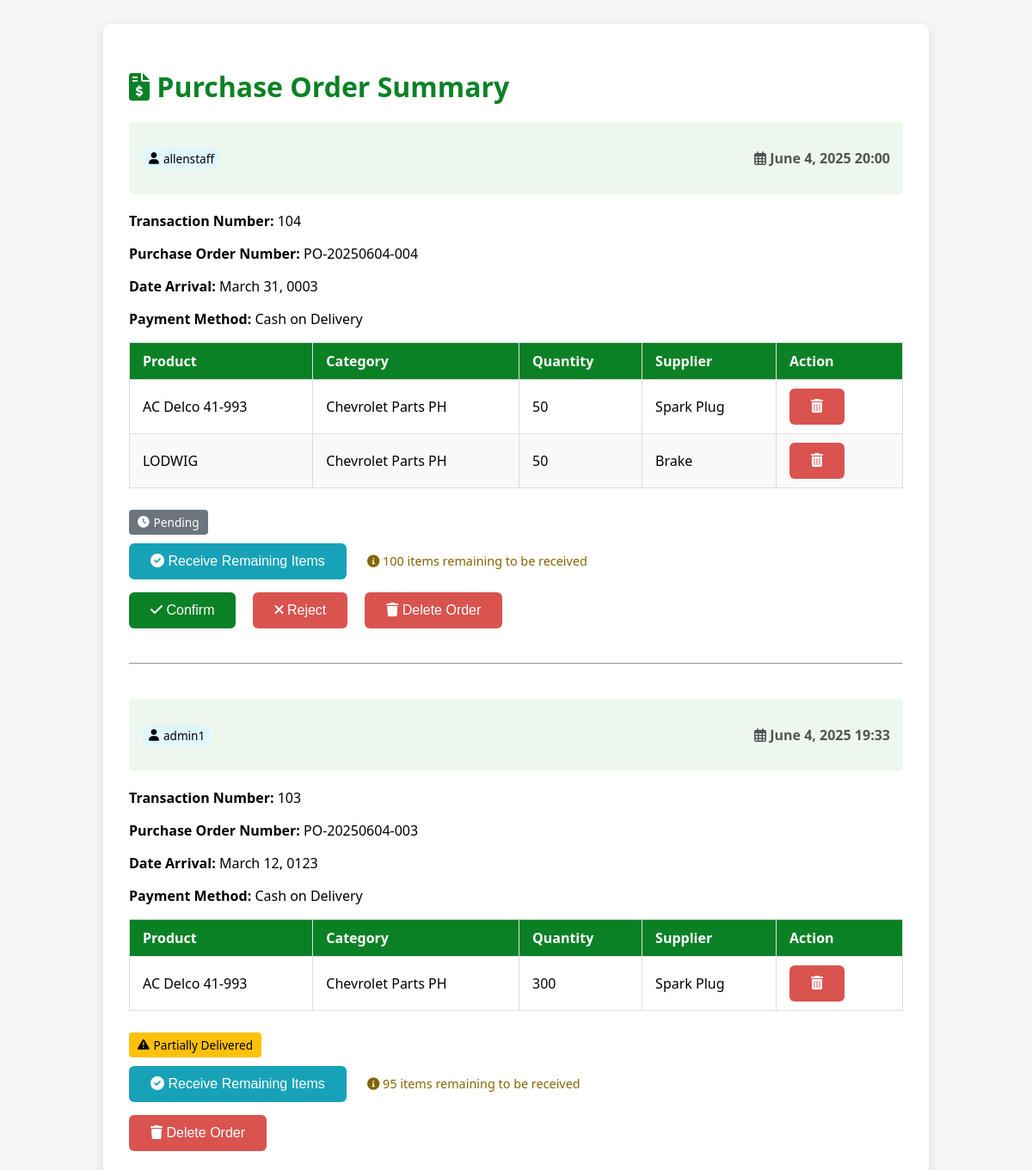
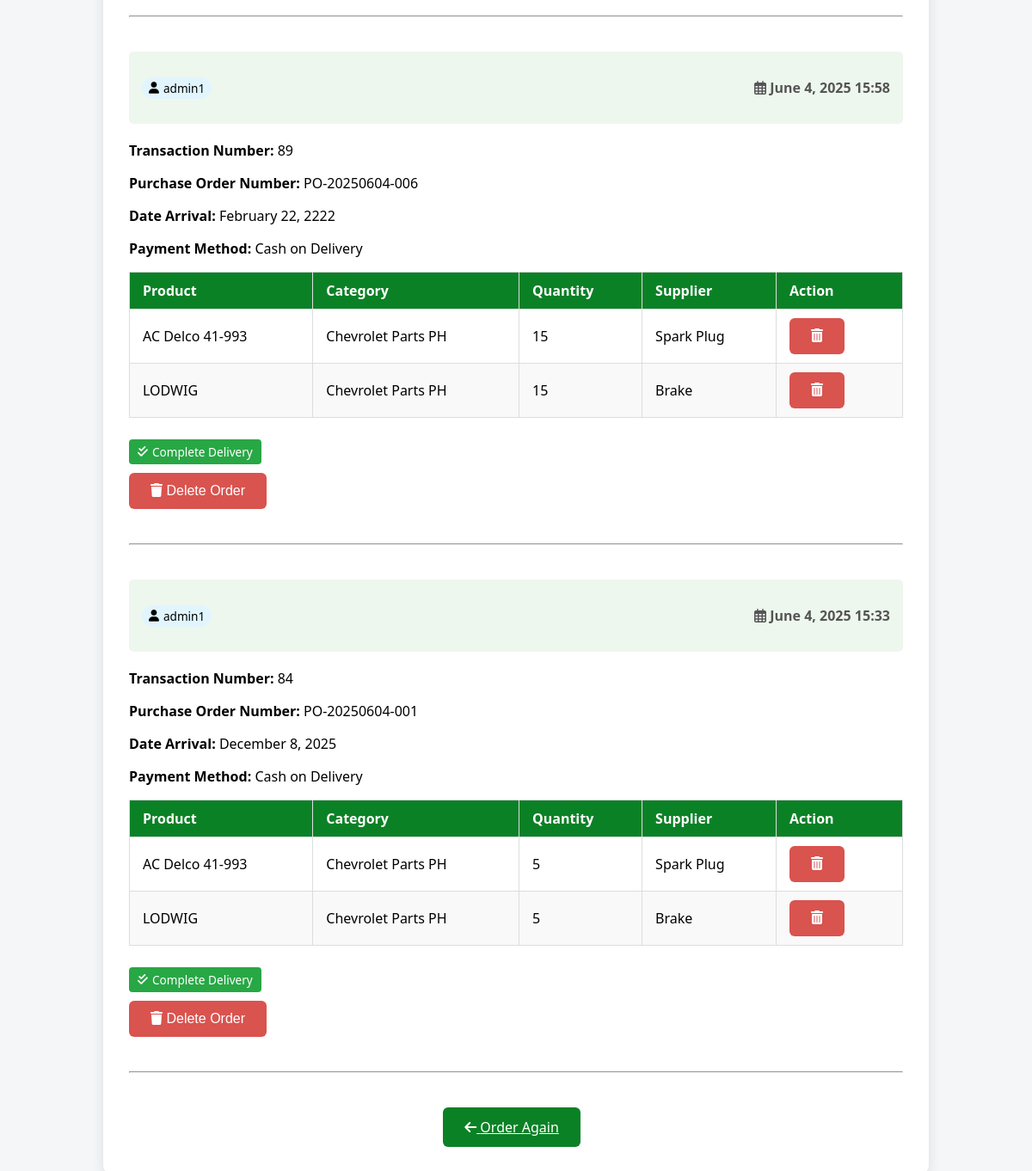
Page /purchase_order_summary.php (signed in) on the committed database (2 pictures, top to bottom).
### tables this page shows
CREATE TABLE `purchase_orders` (
  `order_id` int(11) NOT NULL,
  `user_id` int(11) NOT NULL,
  `notes` text DEFAULT NULL,
  `order_date` datetime DEFAULT current_timestamp(),
  `is_confirmed` tinyint(1) NOT NULL DEFAULT 0,
  `order_status` enum('pending','confirmed','rejected') NOT NULL DEFAULT 'pending',
  `payment_method` varchar(50) DEFAULT NULL,
  `payment_terms` varchar(50) DEFAULT NULL,
  `expected_arrival` date DEFAULT NULL,
  `actual_arrival` date DEFAULT NULL,
  `order_number` varchar(50) NOT NULL,
  `category` varchar(100) NOT NULL,
  `product_id` varchar(100) NOT NULL,
  `purchase_order_number` varchar(20) DEFAULT NULL,
  `receiving_notes` text DEFAULT NULL,
  `remaining_quantity` int(11) DEFAULT 0
);

CREATE TABLE `users` (
  `user_id` int(11) NOT NULL,
  `username` varchar(50) NOT NULL,
  `password` varchar(255) NOT NULL,
  `role` enum('admin','staff','manager') NOT NULL DEFAULT 'staff'
);

CREATE TABLE `purchase_order_items` (
  `item_id` int(11) NOT NULL,
  `order_id` int(11) NOT NULL,
  `product_name` varchar(255) NOT NULL,
  `category` varchar(100) NOT NULL,
  `quantity` int(11) NOT NULL,
  `supplier_name` varchar(255) DEFAULT NULL,
  `actual_quantity_received` int(11) DEFAULT NULL,
  `product_id` int(11) NOT NULL,
  `supplier` varchar(255) DEFAULT NULL,
  `received_qty` int(11) DEFAULT NULL,
  `defective_qty` int(11) DEFAULT 0,
  `defect_notes` text DEFAULT NULL
);

CREATE TABLE `products` (
  `product_id` int(11) NOT NULL,
  `name` varchar(100) NOT NULL,
  `quantity` int(11) NOT NULL DEFAULT 0,
  `price` decimal(10,2) NOT NULL,
  `category` varchar(50) DEFAULT NULL,
  `min_stock_level` int(11) DEFAULT 10,
  `last_updated` timestamp NOT NULL DEFAULT current_timestamp() ON UPDATE current_timestamp(),
  `is_active` tinyint(1) DEFAULT 1,
  `warranty_period` varchar(50) DEFAULT NULL,
  `warranty_terms` text DEFAULT NULL,
  `vin_code` varchar(17) DEFAULT NULL,
  `supplier_id` int(11) DEFAULT NULL,
  `supplier` varchar(100) DEFAULT NULL
);

### purchase_order_summary.php (the view, shortened to what this page needs)
<?php
require_once __DIR__ . '/includes/config.php';
if ($_SESSION['role'] === 'manager') {
    $order_sql = "SELECT po.*, u.username,
                 (SELECT SUM(poi.quantity - IFNULL(poi.received_qty, 0))
                  FROM purchase_order_items poi
                  WHERE poi.order_id = po.order_id) AS remaining_quantity
                 FROM purchase_orders po
                 JOIN users u ON po.user_id = u.user_id
                 ORDER BY po.order_date DESC";
    $order_stmt = $conn->prepare($order_sql);
}
$order_stmt->execute();
$order_result = $order_stmt->get_result();
$orders = [];
while ($order = $order_result->fetch_assoc()) {
    $order_id = $order['order_id'];
    $orders[$order_id] = [
        'user_id' => $order['user_id'],
        'username' => $order['username'] ?? '',
        'order_number' => $order['order_number'],
        'expected_arrival' => $order['expected_arrival'],
        'payment_method' => $order['payment_method'],
        'payment_terms' => $order['payment_terms'],
        'notes' => $order['notes'],
        'order_date' => $order['order_date'],
        'order_status' => $order['order_status'] ?? 'pending',
        'remaining_quantity' => (int)($order['remaining_quantity'] ?? 0),
        'items' => []
    ];
    $items_sql = "SELECT poi.*, p.name as product_name, p.category, p.supplier
                 FROM purchase_order_items poi
                 LEFT JOIN products p ON poi.product_id = p.product_id
                 WHERE poi.order_id = ?";
    $items_stmt = $conn->prepare($items_sql);
    $items_stmt->bind_param("i", $order_id);
    $items_stmt->execute();
    $items_result = $items_stmt->get_result();
    while ($item = $items_result->fetch_assoc()) {
        $orders[$order_id]['items'][] = $item;
    }
}
?>
<!DOCTYPE html>
<html lang="en">
<head>
  <link rel="stylesheet" href="https://cdnjs.cloudflare.com/ajax/libs/font-awesome/6.0.0/css/all.min.css" />
</head>
<body>
  <div class="container">
    <h1><i class="fas fa-file-invoice-dollar"></i> Purchase Order Summary</h1>
    <?php foreach ($orders as $order_id => $order): ?>
    <div class="order-header">
      <?php if ($_SESSION['role'] === 'manager'): ?>
        <span class="user-badge"><i class="fas fa-user"></i> <?= htmlspecialchars($order['username']) ?></span>
      <?php endif; ?>
      <p class="order-date"><i class="far fa-calendar-alt"></i> <?= date('F j, Y H:i', strtotime($order['order_date'])) ?></p>
    </div>
    <p><strong>Transaction Number:</strong> <?= htmlspecialchars($order_id) ?></p>
    <p><strong>Purchase Order Number:</strong> <?= htmlspecialchars($order['order_number'] ?? '-') ?></p>
    <p><strong>Date Arrival:</strong> <?= !empty($order['expected_arrival']) ? date('F j, Y', strtotime($order['expected_arrival'])) : '-' ?></p>
    <p><strong>Payment Method:</strong> <?= htmlspecialchars($order['payment_method'] ?? '-') ?></p>
    <table>
      <thead>
        <tr>
          <th>Product</th>
          <th>Category</th>
          <th>Quantity</th>
          <th>Supplier</th>
          <th>Action</th>
        </tr>
      </thead>
      <tbody>
        <?php foreach ($order['items'] as $item): ?>
        <tr>
          <td><?= htmlspecialchars($item['product_name'] ?? '') ?></td>
          <td><?= htmlspecialchars($item['category'] ?? '') ?></td>
          <td><?= (int)$item['quantity'] ?></td>
          <td><?= htmlspecialchars($item['supplier'] ?? '') ?></td>
          <td>
            <?php
            $can_remove = $_SESSION['role'] === 'manager' || $_SESSION['user_id'] == $order['user_id'];
            if ($can_remove && $order['order_status'] !== 'received'):
            ?>
            <form method="POST" style="display:inline;">
              <button type="submit" class="btn-remove" onclick="return confirm('Remove this item?')">
                <i class="fas fa-trash-alt"></i>
              </button>
            </form>
            <?php endif; ?>
          </td>
        </tr>
        <?php endforeach; ?>
      </tbody>
    </table>
    <div style="margin-top: 15px;">
      <?php
      $remaining = isset($order['remaining_quantity']) ? (int)$order['remaining_quantity'] : 0;
      $has_received_any = false;
      foreach ($order['items'] as $item) {
        if (isset($item['received_qty']) && (int)$item['received_qty'] > 0) {
          $has_received_any = true;
          break;
        }
      }
      ?>
      <div style="margin-bottom: 10px;">
        <?php if ($order['order_status'] === 'received' || $remaining === 0): ?>
          <span class="user-badge" style="background-color: #28a745; color: white; padding: 5px 10px; border-radius: 4px;">
            <i class="fas fa-check-double"></i> Complete Delivery
          </span>
        <?php elseif ($order['order_status'] === 'short_quantity' || ($has_received_any && $remaining > 0)): ?>
          <span class="user-badge" style="background-color: #ffc107; color: #000; padding: 5px 10px; border-radius: 4px;">
            <i class="fas fa-exclamation-triangle"></i> Partially Delivered
          </span>
        <?php elseif ($order['order_status'] === 'confirmed'): ?>
          <span class="user-badge" style="background-color: #007bff; color: white; padding: 5px 10px; border-radius: 4px;">
            <i class="fas fa-thumbs-up"></i> Confirmed
          </span>
        <?php elseif ($order['order_status'] === 'pending'): ?>
          <span class="user-badge" style="background-color: #6c757d; color: white; padding: 5px 10px; border-radius: 4px;">
            <i class="fas fa-clock"></i> Pending
          </span>
        <?php elseif ($order['order_status'] === 'rejected'): ?>
          <span class="user-badge" style="background-color: #dc3545; color: white; padding: 5px 10px; border-radius: 4px;">
            <i class="fas fa-times"></i> Rejected
          </span>
        <?php else: ?>
          <span class="user-badge" style="background-color: #6c757d; color: white; padding: 5px 10px; border-radius: 4px;">
            <i class="fas fa-info-circle"></i> <?= ucfirst(htmlspecialchars($order['order_status'] ?? 'Unknown')) ?>
          </span>
        <?php endif; ?>
      </div>
      <?php if (($order['order_status'] === 'confirmed' || $order['order_status'] === 'short_quantity' || $remaining > 0)
                && ($order['order_status'] !== 'received')
                && ($_SESSION['role'] === 'manager' || $_SESSION['user_id'] == $order['user_id'])): ?>
        <div style="margin-bottom: 15px;">
          <button type="button" class="btn" style="background-color: #17a2b8;" onclick="openReceiveModal(<?= $order_id ?>)">
            <i class="fas fa-check-circle"></i>
            <?= ($order['order_status'] === 'short_quantity' || $remaining > 0) ? 'Receive Remaining Items' : 'Receive Order' ?>
          </button>
          <?php if ($order['order_status'] === 'short_quantity' || $remaining > 0): ?>
            <span style="margin-left: 10px; color: #856404; font-size: 0.9rem;">
              <i class="fas fa-info-circle"></i>
              <?= $remaining ?> items remaining to be received
            </span>
          <?php endif; ?>
        </div>
      <?php endif; ?>
      <div style="display: flex; flex-wrap: wrap; gap: 10px;">
        <?php if ($_SESSION['role'] === 'manager' && $order['order_status'] === 'pending'): ?>
          <form method="POST" style="display:inline;">
            <button type="submit" class="btn"><i class="fas fa-check"></i> Confirm</button>
          </form>
          <form method="POST" style="display:inline;">
            <button type="submit" class="btn-remove" onclick="return confirm('Reject this order?')">
              <i class="fas fa-times"></i> Reject
            </button>
          </form>
        <?php endif; ?>
        <?php
          $can_delete = $_SESSION['role'] === 'manager' ||
                      ($_SESSION['role'] === 'staff' && $_SESSION['user_id'] == $order['user_id']);
          if ($can_delete && $order['order_status'] !== 'received'):
        ?>
          <form method="POST" style="display:inline;">
            <button type="submit" class="btn-remove" onclick="return confirm('Are you sure you want to delete this order?')">
              <i class="fas fa-trash"></i> Delete Order
            </button>
          </form>
        <?php endif; ?>
      </div>
    </div>
    <hr style="margin: 40px 0;">
    <?php endforeach; ?>
    <div style="text-align: center; margin-top: 30px;">
      <a href="purchase_order.php" class="btn">
        <i class="fas fa-arrow-left"></i> Order Again
      </a>
    </div>
  </div>
  </body>
  </html>

### purchase_order_summary.php (style rules this page uses)
body { font-family: 'Segoe UI', Tahoma, Geneva, Verdana, sans-serif; background: #f4f6f8; padding: 20px; }
.container { max-width: 900px; margin: 0 auto; background: white; padding: 30px; border-radius: 8px; box-shadow: 0 4px 15px rgba(0,0,0,0.1); }
h1 { color: #0b8126; margin-bottom: 20px; }
.order-header { background-color: #eef7ee; padding: 15px; border-radius: 5px; margin-bottom: 20px; display: flex; justify-content: space-between; align-items: center; }
.order-date { font-weight: bold; color: #555; }
table { width: 100%; border-collapse: collapse; margin-bottom: 25px; }
th, td { border: 1px solid #ddd; padding: 10px 15px; text-align: left; }
th { background-color: #0b8126; color: white; }
tr:nth-child(even) { background-color: #f9f9f9; }
.btn, .btn-remove { padding: 12px 25px; font-size: 1rem; border-radius: 6px; cursor: pointer; display: inline-block; margin-right: 10px; transition: background-color 0.3s; border: none; color: white; }
.btn { background-color: #0b8126; }
.btn-remove { background-color: #d9534f; }
.user-badge { background-color: #e1f5fe; padding: 3px 8px; border-radius: 15px; font-size: 0.85rem; display: inline-flex; align-items: center; gap: 5px; }

### rows in the picture
purchase_orders: user.username "allenstaff", order_date "June 4, 2025 20:00", order_id "104", order_number "PO-20250604-004", expected_arrival "March 31, 0003", payment_method "Cash on Delivery", order_status "pending" (drawn), remaining "100"
purchase_order_items: product.name "AC Delco 41-993", product.category "Chevrolet Parts PH", quantity "50", product.supplier "Spark Plug"
purchase_order_items: product.name "LODWIG", product.category "Chevrolet Parts PH", quantity "50", product.supplier "Brake"
purchase_orders: user.username "admin1", order_date "June 4, 2025 19:33", order_id "103", order_number "PO-20250604-003", expected_arrival "March 12, 0123", payment_method "Cash on Delivery", order_status "Partially Delivered", remaining "95"
purchase_order_items: product.name "AC Delco 41-993", product.category "Chevrolet Parts PH", quantity "300", product.supplier "Spark Plug"
purchase_orders: user.username "admin1", order_date "June 4, 2025 15:58", order_id "89", order_number "PO-20250604-006", expected_arrival "February 22, 2222", payment_method "Cash on Delivery", order_status "Complete Delivery"
purchase_order_items: product.name "AC Delco 41-993", product.category "Chevrolet Parts PH", quantity "15", product.supplier "Spark Plug"
purchase_order_items: product.name "LODWIG", product.category "Chevrolet Parts PH", quantity "15", product.supplier "Brake"
purchase_orders: user.username "admin1", order_date "June 4, 2025 15:33", order_id "84", order_number "PO-20250604-001", expected_arrival "December 8, 2025", payment_method "Cash on Delivery", order_status "Complete Delivery"
purchase_order_items: product.name "AC Delco 41-993", product.category "Chevrolet Parts PH", quantity "5", product.supplier "Spark Plug"
purchase_order_items: product.name "LODWIG", product.category "Chevrolet Parts PH", quantity "5", product.supplier "Brake"
